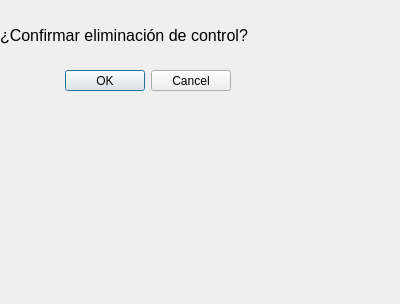
<?xml version="1.0" encoding="UTF-8"?>
<ui version="4.0">
 <class>ConfirmarDialog</class>
 <widget class="QDialog" name="ConfirmarDialog">
  <property name="geometry">
   <rect>
    <x>0</x>
    <y>0</y>
    <width>400</width>
    <height>304</height>
   </rect>
  </property>
  <property name="windowTitle">
   <string>Confirmar eliminación</string>
  </property>
  <widget class="QDialogButtonBox" name="buttonBox">
   <property name="geometry">
    <rect>
     <x>-120</x>
     <y>70</y>
     <width>351</width>
     <height>21</height>
    </rect>
   </property>
   <property name="sizeIncrement">
    <size>
     <width>0</width>
     <height>0</height>
    </size>
   </property>
   <property name="orientation">
    <enum>Qt::Horizontal</enum>
   </property>
   <property name="standardButtons">
    <set>QDialogButtonBox::Cancel|QDialogButtonBox::Ok</set>
   </property>
  </widget>
  <widget class="QLabel" name="label">
   <property name="geometry">
    <rect>
     <x>0</x>
     <y>0</y>
     <width>371</width>
     <height>71</height>
    </rect>
   </property>
   <property name="font">
    <font>
     <pointsize>12</pointsize>
    </font>
   </property>
   <property name="text">
    <string>¿Confirmar eliminación de control?</string>
   </property>
  </widget>
 </widget>
 <resources/>
 <connections>
  <connection>
   <sender>buttonBox</sender>
   <signal>accepted()</signal>
   <receiver>ConfirmarDialog</receiver>
   <slot>accept()</slot>
   <hints>
    <hint type="sourcelabel">
     <x>98</x>
     <y>84</y>
    </hint>
    <hint type="destinationlabel">
     <x>157</x>
     <y>274</y>
    </hint>
   </hints>
  </connection>
  <connection>
   <sender>buttonBox</sender>
   <signal>rejected()</signal>
   <receiver>ConfirmarDialog</receiver>
   <slot>reject()</slot>
   <hints>
    <hint type="sourcelabel">
     <x>166</x>
     <y>90</y>
    </hint>
    <hint type="destinationlabel">
     <x>286</x>
     <y>274</y>
    </hint>
   </hints>
  </connection>
  <connection>
   <sender>buttonBox</sender>
   <signal>accepted()</signal>
   <receiver>ConfirmarDialog</receiver>
   <slot>eliminacionConfirmada()</slot>
   <hints>
    <hint type="sourcelabel">
     <x>101</x>
     <y>76</y>
    </hint>
    <hint type="destinationlabel">
     <x>234</x>
     <y>196</y>
    </hint>
   </hints>
  </connection>
 </connections>
 <slots>
  <slot>eliminacionConfirmada()</slot>
 </slots>
</ui>
